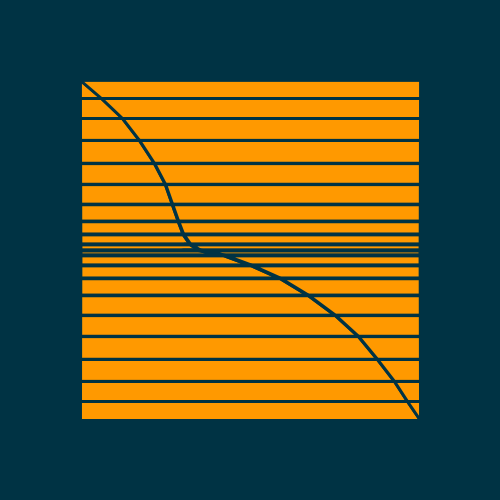
Frame 1 (no input)
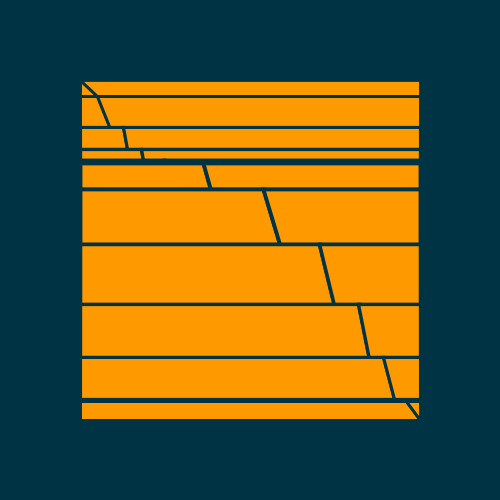
Frame 60 (the mouse pressed at the canvas centre just before this capture)
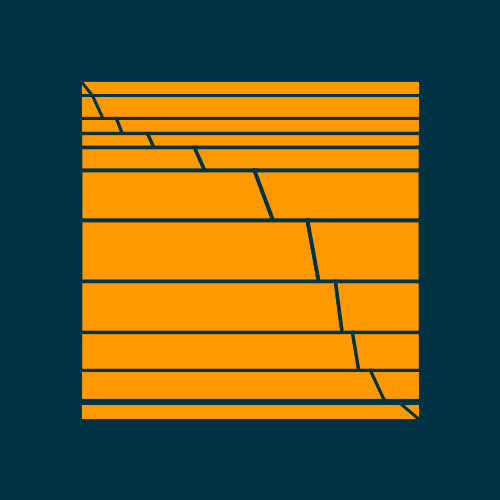
Frame 120 (the mouse held since frame 60 and released just before this capture)

The Processing sketch that drew these frames (run headless with seeded random() and noise(); from frame 60 on, the mouse is pressed at the canvas centre):

// Processing sketch: day_22
// ── day_22.pde
// (c) 2021 Joseph HENRY
// This code is licensed under MIT license (see LICENSE for details)

/**
 * Custom class to wrap data like on the fly objects with js
 */
class CustomPos {
  float x, y;
  float normFromCenter;
  
  CustomPos(float x, float y, float normFromCenter) {
    this.x = x;
    this.y = y;
    this.normFromCenter = normFromCenter;
  }
}

/**
 * Draw quads with diferent thickness and sizes to display lines
 */
void pseudoLine(int divisions, float thickness, float margin, float offset) {
  CustomPos[] points = new CustomPos[divisions + 1];
  
  float newWidth = width - 2 * margin;
  float newHeight = height - 2 * margin;
  
  // Compute the middle points of the quads for faster lookup
  for (int i = 0; i <= divisions; i++) {
    float n = map(i, 0, divisions, 0, 1);
    
    float nFromCenter = abs(0.5 - n) * 2;
    
    //const offsetX = sin(n * TWO_PI * 2 + offset) * 100;
    float offsetX = n * newWidth;
    float offsetY = sin(n * TWO_PI + offset) * 40 * (1 - nFromCenter);
    
    float offRad = (1 - nFromCenter) * 50;
    
    points[i] = new CustomPos(
      offsetX + cos(n * TWO_PI + offset) * offRad,
      margin + i * (newHeight / divisions) + offsetY + sin(n * TWO_PI * 10 + offset) * offRad,
      nFromCenter
    );
  }
  
  for (int i = 0; i < divisions; i++) {
    CustomPos current = points[i];
    CustomPos next = points[i + 1];
    
    fill(255, 153, 0);

    // Stroke same color as background to "erase" stuff
    stroke(#003344);
    
    strokeWeight(thickness * 1 / (current.normFromCenter + 2.5));
    
    quad(margin, current.y,
         margin + current.x, current.y,
         margin + next.x, next.y,
         margin, next.y);
    
    quad(margin + current.x, current.y, 
         width - margin, current.y, 
         width - margin, next.y, 
         margin + next.x, next.y);
  }
}

float  offset = 0;
final int margin = 80;

void setup() {
  size(500, 500);
}

void draw() {
  background(#003344);
  
  pseudoLine(20, 10, margin, offset);
  
  offset += 0.02;
}
